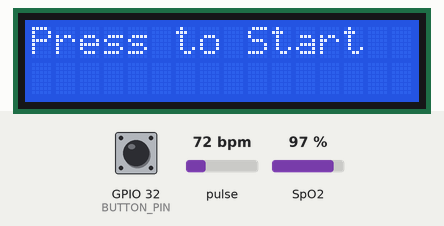
This program was run on a simulated ESP32. On the bench: 16×2 character LCD. The inputs (shaded band) are chosen by the test bench; at power-on: GPIO 32 (BUTTON_PIN) HIGH, pulse 72 bpm, SpO2 97 %. What the program prints to the serial monitor is not drawn.

Above: at 3.2 s.
3.3 s: GPIO 32 (BUTTON_PIN) pulled LOW for 0.15 s
At 3.9 s:
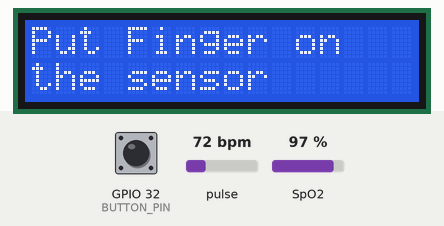
6.4 s: pulse set to 42 bpm
9.3 s: pulse set to 70 bpm
12.3 s: SpO2 set to 80 %
At 16.3 s:
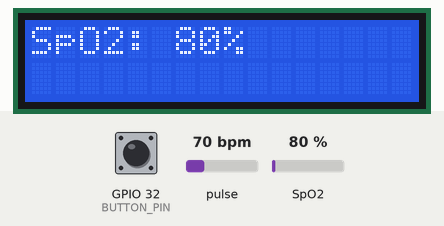
18.3 s: GPIO 32 (BUTTON_PIN) pulled LOW for 3.2 s
At 23.58 s:
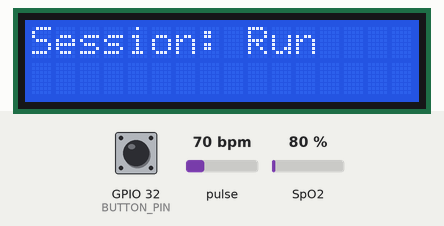
Timing chart, 0 to 24.0 s (numbered marks = the images above; inputs shaded):
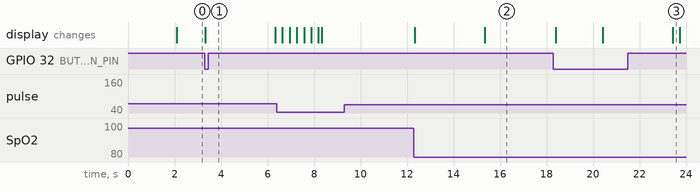

The program:

main.cpp
```cpp
#include <Wire.h>
#include <LiquidCrystal_I2C.h>
#include <DFRobot_MAX30102.h>

#define BUTTON_PIN 32
#define SESSION_DURATION 5000
#define SAMPLE_RATE 100
#define SAMPLE_INTERVAL (1000 / SAMPLE_RATE)
#define MAX_SAMPLES (SESSION_DURATION / SAMPLE_INTERVAL)

LiquidCrystal_I2C lcd(0x27, 16, 2);
DFRobot_MAX30102 particleSensor;

int32_t irBuffer[MAX_SAMPLES];
int32_t redBuffer[MAX_SAMPLES];
int sampleCount = 0;
bool sessionRunning = false;
unsigned long sessionStartTime = 0;
unsigned long lastSampleTime = 0;
int lastButtonState = HIGH;

int32_t SPO2 = 0;
int8_t SPO2Valid = 0;
int32_t heartRate = 0;
int8_t heartRateValid = 0;

unsigned long firstSampleMicros = 0;
unsigned long lastSampleMicros = 0;

void setup() {
  Serial.begin(115200);
  pinMode(BUTTON_PIN, INPUT_PULLUP);
  Wire.begin();
  Wire.setClock(400000);

  lcd.begin(16, 2);
  lcd.backlight();
  lcd.print("PPG BP Monitor");
  delay(2000);
  lcd.clear();
  lcd.print("Press to Start");

  while (!particleSensor.begin()) {
    Serial.println("MAX30102 not found");
    lcd.clear();
    lcd.print("Sensor Error");
    delay(1000);
    lcd.clear();
    lcd.print("Press to Start");
  }
  particleSensor.sensorConfiguration(
    60, SAMPLEAVG_8, MODE_MULTILED, SAMPLERATE_100, PULSEWIDTH_411, ADCRANGE_16384
  );
}

void loop() {
  int buttonState = digitalRead(BUTTON_PIN);
  if (buttonState != lastButtonState && buttonState == LOW && !sessionRunning) {
    sessionRunning = true;
    sessionStartTime = millis();
    lastSampleTime = millis();
    sampleCount = 0;
    firstSampleMicros = 0;

    lcd.clear();
    lcd.setCursor(0, 0);
    lcd.print("Put Finger on");
    lcd.setCursor(0, 1);
    lcd.print("the sensor");
    delay(3000);

    lcd.clear();
    lcd.print("Session: Run");
    Serial.println("Session Start");
    delay(200);
  }
  lastButtonState = buttonState;

  if (sessionRunning && sampleCount < MAX_SAMPLES) {
    unsigned long currentMillis = millis();
    if (currentMillis - lastSampleTime >= SAMPLE_INTERVAL) {
      lastSampleTime = currentMillis;

      irBuffer[sampleCount] = particleSensor.getIR();
      redBuffer[sampleCount] = particleSensor.getRed();

      Serial.print("IR: ");
      Serial.println(irBuffer[sampleCount]);
      Serial.print("Red: ");
      Serial.println(redBuffer[sampleCount]);

      unsigned long nowMicros = micros();
      if (sampleCount == 0) firstSampleMicros = nowMicros;
      lastSampleMicros = nowMicros;

      sampleCount++;

      lcd.setCursor(0, 1);
      lcd.print("Samples: ");
      lcd.print(sampleCount);
      lcd.print("   ");
    }
  }

  if (sessionRunning && (millis() - sessionStartTime >= SESSION_DURATION || sampleCount >= MAX_SAMPLES)) {
    sessionRunning = false;

    particleSensor.heartrateAndOxygenSaturation(&SPO2, &SPO2Valid, &heartRate, &heartRateValid);

    lcd.clear();
    lcd.print(" Done");
    lcd.setCursor(0, 1);
    if (heartRateValid) {
      lcd.print("HR:");
      lcd.print(heartRate);
      lcd.print(" bpm");
    } else {
      lcd.print("HR: Invalid");
    }
    delay(3000);
    lcd.clear();
    lcd.print("SpO2: ");
    lcd.print(SPO2Valid ? SPO2 : -1);
    lcd.print(SPO2Valid ? "%" : "Invalid");
    delay(3000);
    lcd.clear();
    lcd.print("Press to Start");

    Serial.println("--- Session End ---");
    Serial.print("Heart Rate: ");
    Serial.print(heartRateValid ? heartRate : -1);
    Serial.println(heartRateValid ? " bpm" : " (Invalid)");
    Serial.print("SpO2: ");
    Serial.print(SPO2Valid ? SPO2 : -1);
    Serial.println(SPO2Valid ? "%" : " (Invalid)");
    Serial.print("Samples Collected: ");
    Serial.println(sampleCount);

    if (sampleCount > 1) {
  float elapsedSec = (lastSampleMicros - firstSampleMicros) / 1e6;
  float effectiveHz = (sampleCount - 1) / elapsedSec;

  lcd.clear();
  lcd.setCursor(0, 0);
  lcd.print("Rate: ");
  lcd.print(effectiveHz, 1);
  lcd.print("Hz");
  lcd.setCursor(0, 1);
  lcd.print("Target: ");
  lcd.print(SAMPLE_RATE);
  lcd.print("Hz");
  delay(2000); // hold screen before next state, tune as needed
}
  }
}
```

Measured:
- after the input at 3.3 s, the display: changes at once (image 1)
- after the input at 9.3 s, every drawn part: stays the same
- after the input at 18.3 s, the display: first differs from a run without the input after 2.1 s (image 3 shows a later state)
